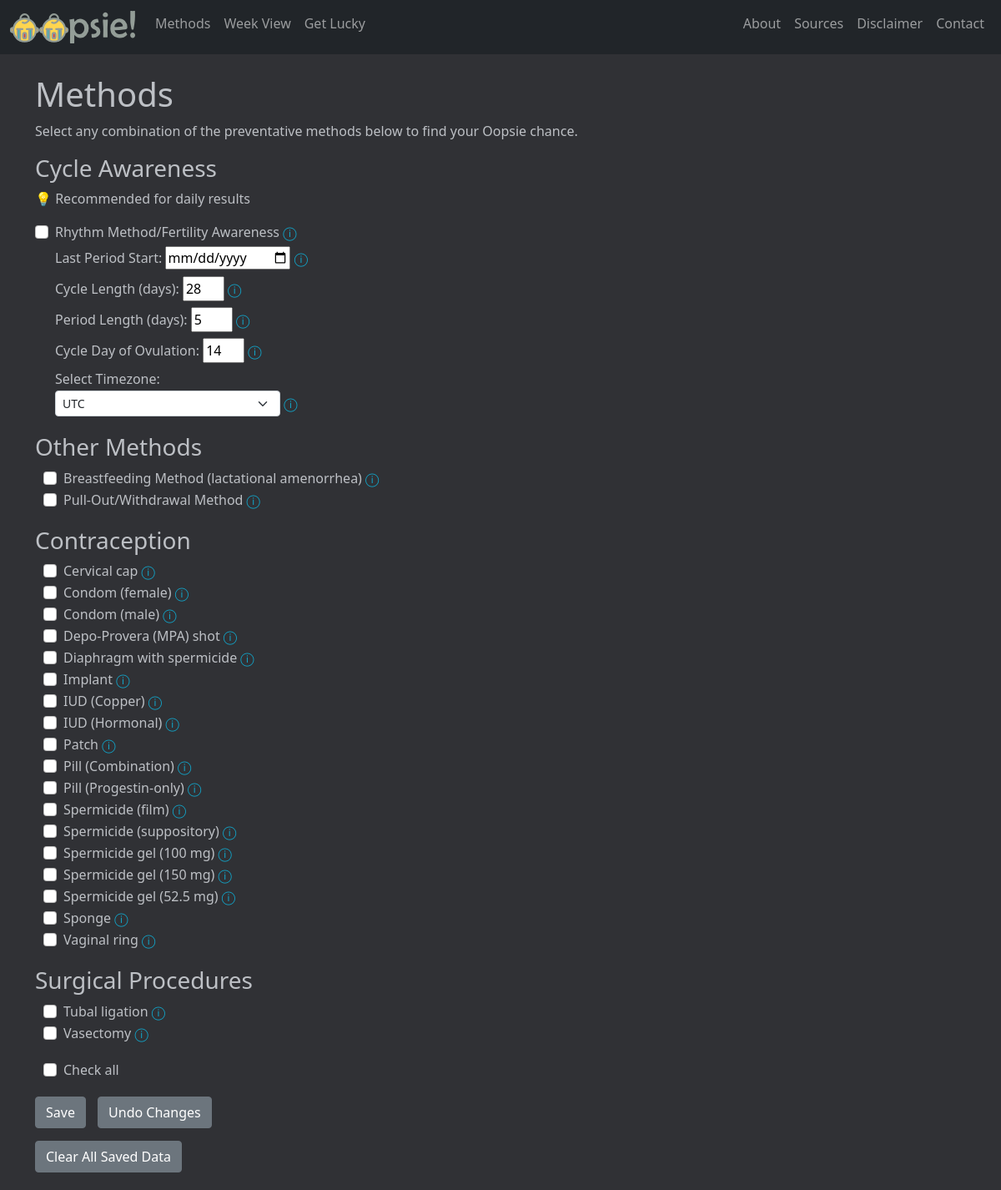
Page /methods on the earlier database version.
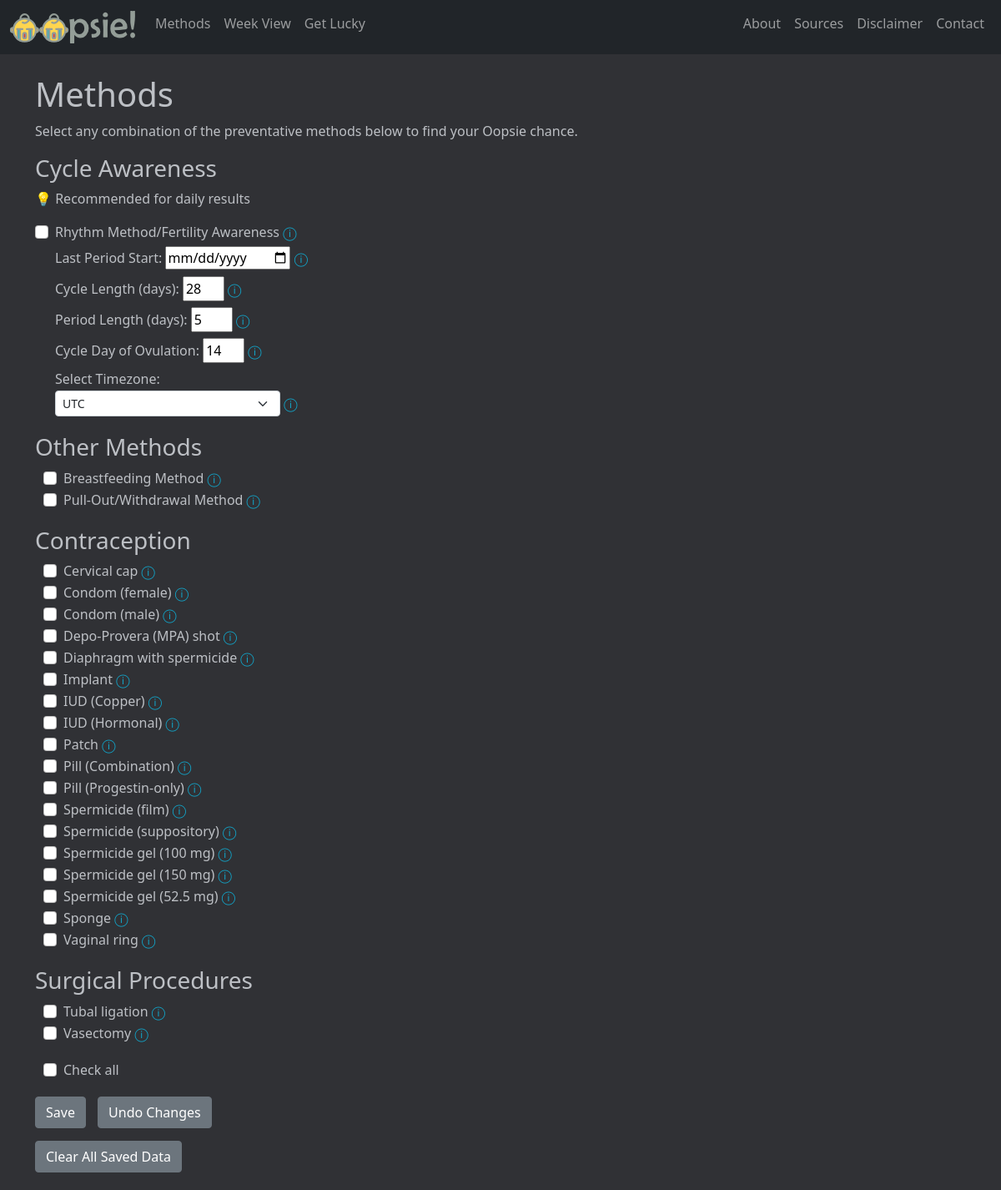
Same page on the later database version.
### app.py (models this page shows)
class Methods(db.Model):
    id = db.Column(db.Integer, primary_key=True)
    method = db.Column(db.String(100), nullable=False)
    type = db.Column(db.String(20), nullable=False)
    chance = db.Column(db.Float, nullable=False)
    source = db.Column(db.String(100), nullable=False)
    info = db.Column(db.String(350), nullable=False)
    info_source = db.Column(db.String(100), nullable=False)
    source_name = db.Column(db.String(100), nullable=False)
    info_source_name = db.Column(db.String(100), nullable=False)

### app.py (the view)
@app.route("/methods")
def methods():
    if session.get("selections"):
        selections = session.get("selections")
    else:
        selections = []
    data = Data()
    object = gather_objects()
    return render_template("methods.html", data=data, selections=selections, cycle=object.cycle, timezones=pytz.all_timezones, timezone=session.get("timezone"))

### app.py (called while the page is built, shortened)
@app.before_request
def make_session_permanent():
    session.permanent = True

def gather_objects():
    today = get_today()
    day = Day(today)
    cycle = Cycle(day)
    Object = namedtuple("Objects", ["today", "day", "cycle"])
    object = Object(today, day, cycle)
    return object

def get_today():
    if not session.get("timezone"):
        session["timezone"] = "UTC"
    return datetime.now(tz=pytz.UTC).astimezone(pytz.timezone(session.get("timezone"))).date()

def get_cycle_day(day, cycle_start, cycle_length):
    if cycle_start == None or cycle_length == 0:
        return None

def get_next_ovulation(today, cycle_day, cycle_day_ovulation, cycle_length):
    if cycle_day == None:
        return None

def get_next_period(today, cycle_day, cycle_length):
    if cycle_day == None:
        return None

def get_cycle_length(cycle_length_session):
    if cycle_length_session:
        cycle_length = int(cycle_length_session)
    else:
        cycle_length = 28
    return cycle_length

def get_period_length(period_length_session):
    if period_length_session != None and period_length_session != "":
        period_length = int(period_length_session)
    else:
        period_length = 5
    return period_length

def get_cycle_day_ovulation(cycle_day_ovulation_session, cycle_length):
    if cycle_day_ovulation_session:
        cycle_day_ovulation = int(cycle_day_ovulation_session)
    else:
        cycle_day_ovulation = round(cycle_length/2)
    return cycle_day_ovulation

def check_period(cycle_day, period_length):
    if cycle_day == None:
        return
    else:
        if cycle_day <= period_length:
            return True
        else:
            return False

def check_ovulation(cycle_day, cycle_day_ovulation):
    if cycle_day == cycle_day_ovulation:
        return True
    else:
        return False

### templates/methods.html (shortened to what this page needs)
{% extends "layout.html" %}
{% block main %}
  <form action="{{ url_for('index_post') }}" method="POST">
    <div>
      <h1>Methods</h1>
      <p>Select any combination of the preventative methods below to find your Oopsie chance.</p>
        <div class="method_container">
          <h3>Cycle Awareness</h3>
          <p>&#128161; Recommended for daily results</p>
          {% for row in data.cycle_awareness %}
            <div class="form-check">
              {% if rhythm_errors and rhythm_errors["cycle_start_error"] %}
                <input class="form-check-input" type="checkbox" value="{{ row.id }}" name="method_selected" id="{{ row.id }}" checked>
              {% elif row.id|string in selections %}
                <input class="form-check-input" type="checkbox" value="{{ row.id }}" name="method_selected" id="{{ row.id }}" checked>
              {% else %}
                <input class="form-check-input" type="checkbox" value="{{ row.id }}" name="method_selected" id="{{ row.id }}">
              {% endif %}
              <label class="form-check-label" for="{{ row.id }}">
                {% if cycle.rhythm_chance != None and row.id == 21 %}
                  {% if (cycle.rhythm_chance * 100)|round(5) % 1 == 0 %}
                    {{ row.method }} <a href="javascript:void(0)" data-bs-toggle="tooltip" title="{{ row.info }} ({{ (cycle.rhythm_chance * 100)|int }}% Oopsie)">&#9432;</a>
                  {% else %}
                    {{ row.method }} <a href="javascript:void(0)" data-bs-toggle="tooltip" title="{{ row.info }} ({{ (cycle.rhythm_chance * 100)|round(5) }}% Oopsie)">&#9432;</a>
                  {% endif %}
                {% else %}
                  {{ row.method }} <a href="javascript:void(0)" data-bs-toggle="tooltip" title="{{ row.info }}">&#9432;</a>
                {% endif %}
                </label>
            </div>
          {% endfor %}
          <div class="form-check">
            <label class="form-label" style="margin-top: 5px;" for="cycle_start">Last Period Start:</label>
            {% if cycle.cycle_start %}
              <input class="form-input" style="width: 150px;" type="date" id="cycle_start" name="cycle_start" value="{{ cycle.cycle_start }}">
            {% else %}
              <input class="form-input" style="width: 150px;" type="date" id="cycle_start" name="cycle_start">
            {% endif %}
            <a href="javascript:void(0)" data-bs-toggle="tooltip" title="Last period start date is required for Rhythm Method.">&#9432;</a>
          </div>
          <div class="form-check">
            <label class="form-label" for="cycle_length">Cycle Length (days): </label>
            {% if cycle.cycle_length != None %}
              <input class="form-input" style="width: 50px;" type="number" id="cycle_length" name="cycle_length" value="{{ cycle.cycle_length }}">
            {% else %}
              <input class="form-input" style="width: 50px;" type="number" id="cycle_length" name="cycle_length" value="28">
            {% endif %}
            <a href="javascript:void(0)" data-bs-toggle="tooltip" title="If you don't enter the cycle length, we will assume an average of 28 days.">&#9432;</a>
          </div>
          <div class="form-check">
            <label class="form-label" for="period_length">Period Length (days): </label>
            {% if cycle.period_length != None %}
              <input class="form-input" style="width: 50px;" type="number" id="period_length" name="period_length" value="{{ cycle.period_length }}">
            {% else %}
              <input class="form-input" style="width: 50px;" type="number" id="period_length" name="period_length" value="5">
            {% endif %}
            <a href="javascript:void(0)" data-bs-toggle="tooltip" title="Enter a period length if you want to see period days on the calendar (otherwise set to zero). By default, we will assume an average of 5 days. This will not affect your Oopsie chance.">&#9432;</a>
          </div>
          <div class="form-check">
            <label class="form-label" for="cycle_day_ovulation">Cycle Day of Ovulation: </label>
            {% if cycle.cycle_day_ovulation %}
              <input class="form-input" style="width: 50px;" type="number" id="cycle_day_ovulation" name="cycle_day_ovulation" value="{{ cycle.cycle_day_ovulation }}">
            {% else %}
              <input class="form-input" style="width: 50px;" type="number" id="cycle_day_ovulation" name="cycle_day_ovulation" value="14">
            {% endif %}
            <a href="javascript:void(0)" data-bs-toggle="tooltip" title="If you don't enter a cycle day of ovulation, we will assume the midpoint of the cycle.">&#9432;</a>
          </div>
          <div class="form-check">
            <p style="margin-bottom: 2px;">Select Timezone:</p>
            <select class="inline form-select form-select-sm" aria-label=".form-select-sm example" style="width: 270px;" name="timezone">
              {% if not timezone %}
                <option selected>UTC</option>
              {% else %}
                <option selected>{{ timezone|replace("_", " ") }}</option>
              {% endif %}
            </select>
            <a href="javascript:void(0)" data-bs-toggle="tooltip" title="Enter a timezone so the date changes at the correct time of day (default is UTC).">&#9432;</a>
          </div>
        </div>
        <div class="method_container">
          <h3>Other Methods</h3>
          <div class="method_checkbox_container">
            {% for row in data.method %}
              <div class="form-check">
                {% if row.id|string in selections %}
                  <input class="form-check-input" type="checkbox" value="{{ row.id }}" name="method_selected" id="{{ row.id }}" checked>
                {% else %}
                  <input class="form-check-input" type="checkbox" value="{{ row.id }}" name="method_selected" id="{{ row.id }}">
                {% endif %}
                <label class="form-check-label" for="{{ row.id }}">
                  {% if (row.chance * 100)|round(5) % 1 == 0 %}
                    {{ row.method }} <a href="javascript:void(0)" data-bs-toggle="tooltip" title="{{ row.info }} ({{ (row.chance * 100)|int }}% Oopsie)">&#9432;</a>
                  {% else %}
                    {{ row.method }} <a href="javascript:void(0)" data-bs-toggle="tooltip" title="{{ row.info }} ({{ (row.chance * 100)|round(5) }}% Oopsie)">&#9432;</a>
                  {% endif %}
                  </label>
              </div>
            {% endfor %}
          </div>
        </div>
        <div class="method_container">
          <h3>Contraception</h3>
          <div class="method_checkbox_container">
            {% for row in data.contraception %}
              <div class="form-check">
                {% if row.id|string in selections %}
                  <input class="form-check-input" type="checkbox" value="{{ row.id }}" name="method_selected" id="{{ row.id }}" checked>
                {% else %}
                  <input class="form-check-input" type="checkbox" value="{{ row.id }}" name="method_selected" id="{{ row.id }}">
                {% endif %}
                <label class="form-check-label" for="{{ row.id }}">
                  {% if (row.chance * 100)|round(5) % 1 == 0 %}
                    {{ row.method }} <a href="javascript:void(0)" data-bs-toggle="tooltip" title="{{ row.info }} ({{ (row.chance * 100)|int }}% Oopsie)">&#9432;</a>
                  {% else %}
                    {{ row.method }} <a href="javascript:void(0)" data-bs-toggle="tooltip" title="{{ row.info }} ({{ (row.chance * 100)|round(5) }}% Oopsie)">&#9432;</a>
                  {% endif %}
                  </label>
              </div>
            {% endfor %}
          </div>
        </div>
        <div class="method_container">
          <h3>Surgical Procedures</h3>
          <div class="method_checkbox_container">
            {% for row in data.surgical %}
              <div class="form-check">
                {% if row.id|string in selections %}
                  <input class="form-check-input" type="checkbox" value="{{ row.id }}" name="method_selected" id="{{ row.id }}" checked>
                {% else %}
                  <input class="form-check-input" type="checkbox" value="{{ row.id }}" name="method_selected" id="{{ row.id }}">
                {% endif %}
                <label class="form-check-label" for="{{ row.id }}">
                  {% if (row.chance * 100)|round(5) % 1 == 0 %}
                    {{ row.method }} <a href="javascript:void(0)" data-bs-toggle="tooltip" title="{{ row.info }} ({{ (row.chance * 100)|int }}% Oopsie)">&#9432;</a>
                  {% else %}
                    {{ row.method }} <a href="javascript:void(0)" data-bs-toggle="tooltip" title="{{ row.info }} ({{ (row.chance * 100)|round(5) }}% Oopsie)">&#9432;</a>
                  {% endif %}
                </label>
              </div>
            {% endfor %}
          </div>
        </div>
        <div class="method_container method_checkbox_container">
          <div class="form-check">
            <input class="form-check-input" type="checkbox" id="check_all" onclick="check_uncheck(this)">
              <label style="font-weight:500;" class="form-check-label" for="check_all">Check all</label>
          </div>
        </div>
    </div>
    <div style="margin-bottom: 15px;">
      <button type="submit" class="btn btn-secondary" style="margin-right: 10px;">Save</button>
      <button type="reset" class="btn btn-secondary">Undo Changes</button>
    </div>
  </form>
  <div>
    <form action="{{ url_for('clear') }}" method="GET">
      <button type="submit" class="btn btn-secondary">Clear All Saved Data</button>
    </form>
  </div>
{% endblock %}

### templates/layout.html (shortened to what this page needs)
<!doctype html>
<html lang="en">
  <head>
    <link href="https://cdn.jsdelivr.net/npm/bootstrap@5.1.0/dist/css/bootstrap.min.css" rel="stylesheet">
    <link href="/static/css/styles.css" rel="stylesheet">
  </head>
  <body>
    <nav class="navbar navbar-expand-md navbar-dark bg-dark">
        <div class="container-fluid">
          <a class="navbar-brand svg" href="{{ url_for('index_get') }}"><img src="static/images/oopsie_logo.svg" alt="Oopsie! logo" class="d-inline-block align-top" /></a>
          <div class="collapse navbar-collapse" id="navbarSupportedContent">
            <ul class="navbar-nav me-auto mb-2 mb--0">
              <li class="nav-item">
                <a class="nav-link" href="{{ url_for('methods') }}">Methods</a>
              </li>
              <li class="nav-item">
                <a class="nav-link" href="{{ url_for('weekview') }}">Week View</a>
              </li>
              <li class="nav-item">
                <a class="nav-link" href="{{ url_for('getlucky') }}">Get Lucky</a>
              </li>
            </ul>
          </div>
          <div class="collapse navbar-collapse" id="navbarSupportedContent">
            <ul class="navbar-nav ms-auto mb-2 mb--0">
              <li class="nav-item">
                <a class="nav-link" href="{{ url_for('about') }}">About</a>
              </li>
              <li class="nav-item">
                <a class="nav-link" href="{{ url_for('sources') }}">Sources</a>
              </li>
              <li class="nav-item">
                <a class="nav-link" href="{{ url_for('disclaimer') }}">Disclaimer</a>
              </li>
              <li class="nav-item">
                <a class="nav-link" href="{{ url_for('contact') }}">Contact</a>
              </li>
            </ul>
          </div>
        </div>
    </nav>
    <div class="container">
        <br/>
        {% block main %}{% endblock %}
    </div>
    <footer class="small text-center text-muted">
      <br/>
    </footer>
  </body>
</html>

### static/css/styles.css (style rules this page uses)
a { color: #11a8cd; text-decoration: none; }
a.svg { position: relative; display: inline-block; }
a.svg:after { content: ""; position: absolute; top: 0; right: 0; bottom: 0; left:0; }
ul { margin-bottom: 0px; }
.inline { display: inline-block; }
.method_container { margin-bottom: 20px; }
.method_checkbox_container { margin-left: 10px; }
body { background: #303135; color: #bdc0c5; }

Differences in the rows shown:
changed Methods: method "Breastfeeding Method (lactational amenorrhea)" → "Breastfeeding Method"
